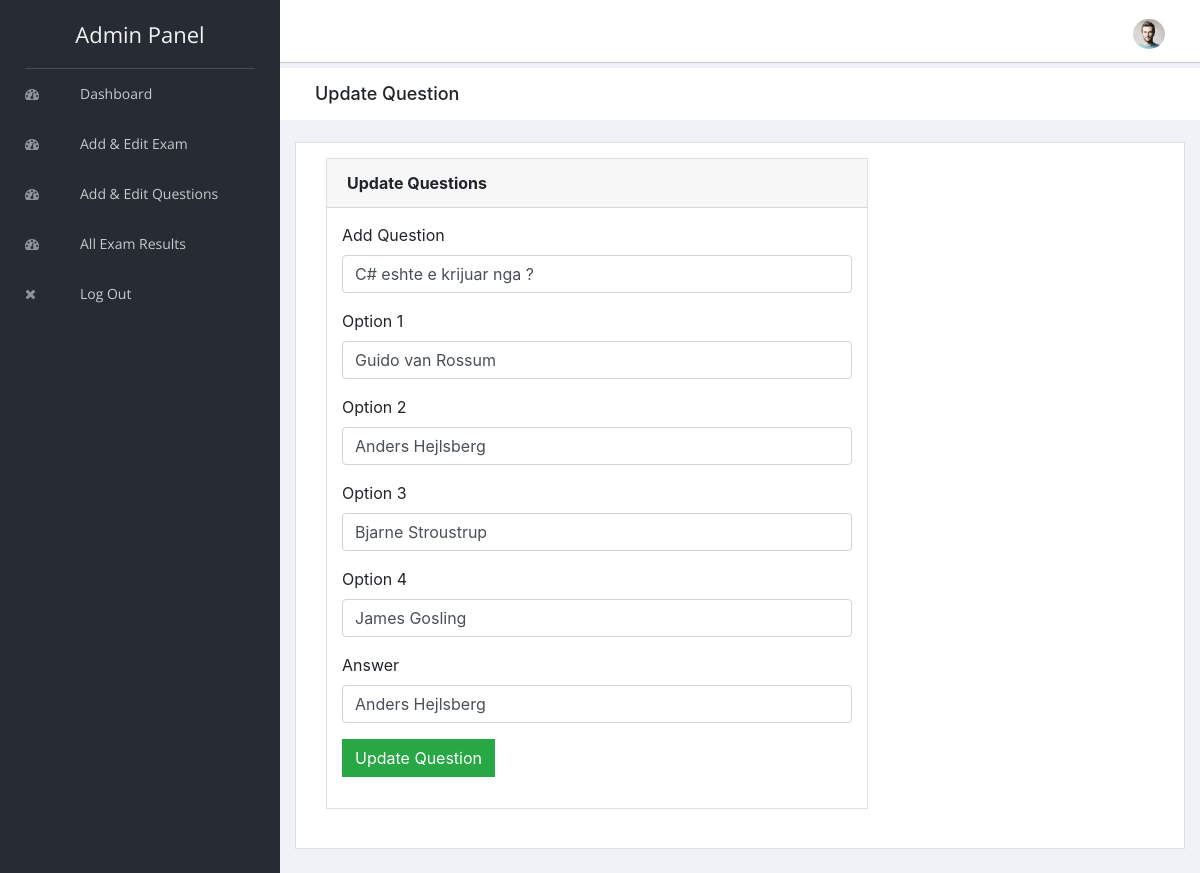
Page /admin/editquestions.php?id=5&id1=5 on the committed database.
### tables this page shows
CREATE TABLE `questions` (
  `id` int(5) NOT NULL,
  `question_no` varchar(5) NOT NULL,
  `question` varchar(500) NOT NULL,
  `option1` varchar(100) NOT NULL,
  `option2` varchar(100) NOT NULL,
  `option3` varchar(100) NOT NULL,
  `option4` varchar(100) NOT NULL,
  `answer` varchar(100) NOT NULL,
  `category` varchar(100) NOT NULL
);

### admin/editquestions.php (the view, shortened to what this page needs)
<?php
include "header.php";
include "../connection.php";
$id=$_GET["id"];
$question="";
$option1="";
$option2="";
$option3="";
$option4="";
$answer="";
$res=mysqli_query($connection,"select * from questions where id=$id");
while($row=mysqli_fetch_array($res))
{
   $question=$row["question"];
   $option1=$row["option1"];
   $option2=$row["option2"];
   $option3=$row["option3"];
   $option4=$row["option4"];
   $answer=$row["answer"];
}
?>
        <div class="breadcrumbs">
            <div class="col-sm-4">
                <div class="page-header float-left">
                    <div class="page-title">
                        <h1>Update Question</h1>
                    </div>
                </div>
            </div>
        </div>
        <div class="content mt-3">
            <div class="animated fadeIn">
                <div class="row">
                    <div class="col-lg-12">
                        <div class="card">
                            <div class="card-body">
                            <div class="col-lg-8">
                            <form name="form1" action="" method="post">
                        <div class="card">
                            <div class="card-header"><strong>Update Questions</strong>
                        </div>
                            <div class="card-body card-block">
                                <div class="form-group"><label for="company" class=" form-control-label">Add Question</label><input type="text" name="question" placeholder="Add Question" class="form-control" value="<?php echo $question; ?>"></div>
                                <div class="form-group"><label for="company" class=" form-control-label">Option 1</label><input type="text" name="option1" placeholder="Add Option 1" class="form-control" value="<?php echo $option1; ?>"></div>
                                <div class="form-group"><label for="company" class=" form-control-label">Option 2</label><input type="text" name="option2" placeholder="Add Option 2" class="form-control" value="<?php echo $option2; ?>"></div>
                                <div class="form-group"><label for="company" class=" form-control-label">Option 3</label><input type="text" name="option3" placeholder="Add Option 3" class="form-control" value="<?php echo $option3; ?>"></div>
                                <div class="form-group"><label for="company" class=" form-control-label">Option 4</label><input type="text" name="option4" placeholder="Add Option 4" class="form-control" value="<?php echo $option4; ?>"></div>
                                <div class="form-group"><label for="company" class=" form-control-label">Answer</label><input type="text" name="answer" placeholder="Add Answer" class="form-control" value="<?php echo $answer; ?>"></div>
                                    <div class="form-group">
                                        <input type="submit" name="submit1" value="Update Question" class="btn btn-success">
                                    </div>
                                                    </div>
                                                </div>
                                                </form>
                                            </div>
                            </div>
                        </div>
                    </div>
                                            </div>
                                        </div>
                                    </div>
<?php
include "footer.php";
?>

### rows in the picture
questions: question "C# eshte e krijuar nga ?", option1 "Guido van Rossum", option2 "Anders Hejlsberg", option3 "Bjarne Stroustrup", option4 "James Gosling", answer "Anders Hejlsberg"
